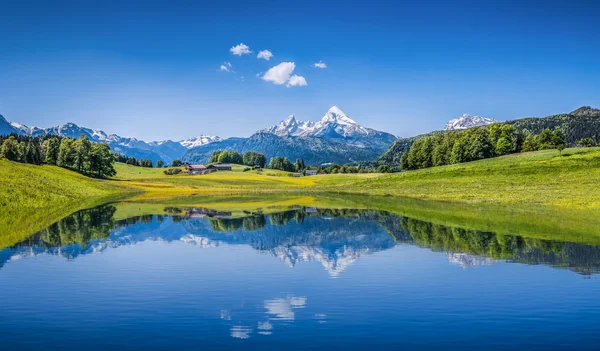
#> input picture src/notebooks/content/summer-landscape.jpg, 600 x 351 px, found by its file name
$ jupyter execute --allow-errors opencv_image_annotation.ipynb
#> lines starting #> are read from the running program, lines starting #| are printed output that depends on the picture
[cell 1]
import os
import cv2
import numpy as np
import matplotlib.pyplot as plt
from IPython.display import Image

[cell 2]
base_image = cv2.imread("./summer-landscape.jpg", cv2.IMREAD_GRAYSCALE)
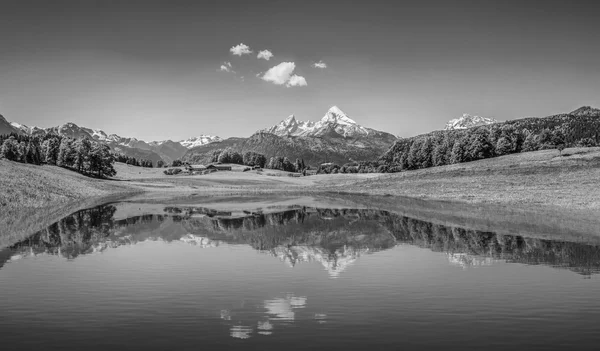
#> base_image: shape (351, 600); min 0, max 255, mean 114.7
rgb_formatted_image = cv2.cvtColor(base_image, cv2.COLOR_BGR2RGB)

[cell 3]
plt.imshow(rgb_formatted_image)
#> (this line was passed over: IPython is not available in this run)

#> (a cell that did not finish here is left out)

#> (a cell that did not finish here is left out)

[cell 6]
img = cv2.circle(rgb_formatted_image, (100,100), 50, (0,0,255), thickness=-10, lineType=cv2.LINE_AA)
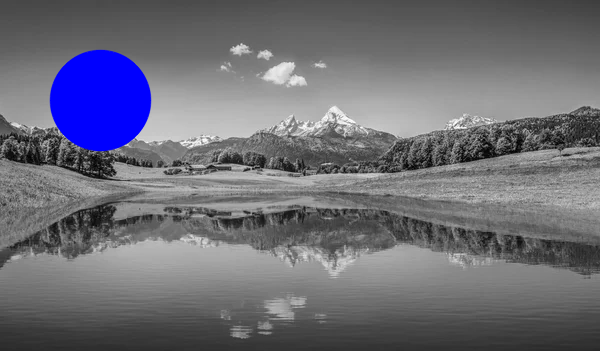
#> img: shape (351, 600, 3); mean R, G, B 109, 109, 118.7

[cell 7]
plt.imshow(rgb_formatted_image)
#> (this line was passed over: IPython is not available in this run)

[cell 8]
img = cv2.rectangle(rgb_formatted_image, (300,50), (400,150), (255,0,0), thickness=5, lineType=cv2.LINE_AA)

[cell 9]
plt.imshow(rgb_formatted_image)
#> (this line was passed over: IPython is not available in this run)

[cell 10]
img = cv2.putText(rgb_formatted_image, "Lake Scene (Annotated)", (100, 320), cv2.FONT_HERSHEY_COMPLEX, -1.1, (255,200,60), 2, cv2.LINE_AA)
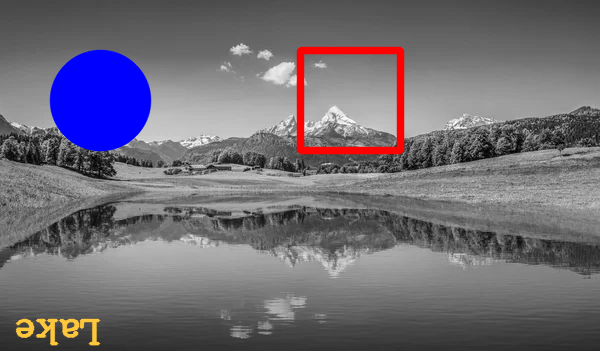
#> img: shape (351, 600, 3); mean R, G, B 111.6, 107.8, 116.9

[cell 11]
plt.imshow(rgb_formatted_image)
#> (this line was passed over: IPython is not available in this run)

$ run again, with src/notebooks/content/lake-cottage.jpg copied over src/notebooks/content/summer-landscape.jpg
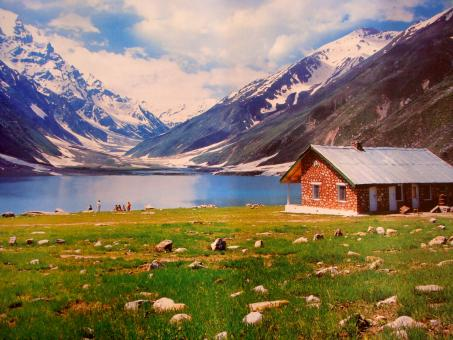
#> input picture src/notebooks/content/lake-cottage.jpg, 453 x 340 px, found by its file name
#> `base_image = cv2.imread("./summer-landscape.jpg", cv2.IMREAD_GRAYSCALE)`:
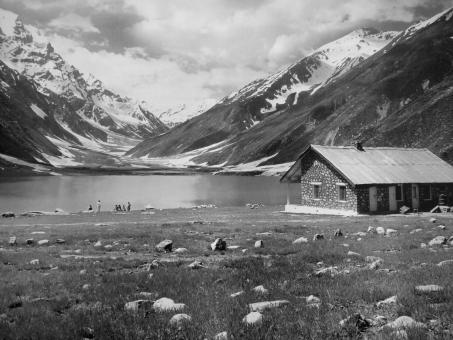
#> base_image: shape (340, 453); min 0, max 244, mean 120.1
#> `img = cv2.putText(rgb_formatted_image, "Lake Scene (Annotated)", (100,..`:
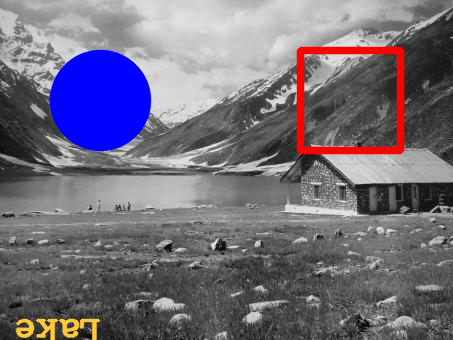
#> img: shape (340, 453, 3); mean R, G, B 115.3, 110.1, 122.6
